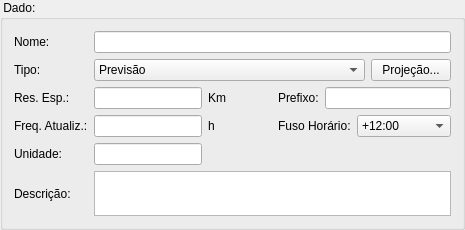
             <widget class="QGroupBox" name="groupBox_7">
              <property name="title">
               <string> Dado: </string>
              </property>
              <layout class="QGridLayout">
               <item row="0" column="0">
                <widget class="QLabel" name="label_14">
                 <property name="text">
                  <string>Nome:</string>
                 </property>
                </widget>
               </item>
               <item row="0" column="1" colspan="7">
                <widget class="QLineEdit" name="gridFormatDataName"/>
               </item>
               <item row="1" column="0">
                <widget class="QLabel" name="label_20">
                 <property name="text">
                  <string>Tipo:</string>
                 </property>
                </widget>
               </item>
               <item row="1" column="1" colspan="6">
                <widget class="QComboBox" name="gridFormatDataType">
                 <item>
                  <property name="text">
                   <string>Previsão</string>
                  </property>
                 </item>
                 <item>
                  <property name="text">
                   <string>Observação</string>
                  </property>
                 </item>
                 <item>
                  <property name="text">
                   <string>Outros</string>
                  </property>
                 </item>
                </widget>
               </item>
               <item row="1" column="7">
                <widget class="QPushButton" name="projectionGridBtn">
                 <property name="toolTip">
                  <string>&lt;html&gt;&lt;head&gt;&lt;meta name=&quot;qrichtext&quot; content=&quot;1&quot; /&gt;&lt;style type=&quot;text/css&quot;&gt;
p, li { white-space: pre-wrap; }
&lt;/style&gt;&lt;/head&gt;&lt;body style=&quot; font-family:'MS Shell Dlg 2'; font-size:8.25pt; font-weight:400; font-style:normal;&quot;&gt;
&lt;p style=&quot; margin-top:0px; margin-bottom:0px; margin-left:0px; margin-right:0px; -qt-block-indent:0; text-indent:0px;&quot;&gt;Alterar a projeção dos dados&lt;/p&gt;&lt;/body&gt;&lt;/html&gt;</string>
                 </property>
                 <property name="text">
                  <string>Projeção...</string>
                 </property>
                 <property name="icon">
                  <iconset resource="icons.qrc">
                   <normaloff>:/global/icons/PROJECAO.png</normaloff>:/global/icons/PROJECAO.png</iconset>
                 </property>
                </widget>
               </item>
               <item row="2" column="0">
                <widget class="QLabel" name="label_21">
                 <property name="text">
                  <string>Res. Esp.:</string>
                 </property>
                </widget>
               </item>
               <item row="2" column="1">
                <widget class="QLineEdit" name="gridFormatDataResolution"/>
               </item>
               <item row="2" column="2">
                <widget class="QLabel" name="label_53">
                 <property name="text">
                  <string>Km</string>
                 </property>
                </widget>
               </item>
               <item row="2" column="3">
                <spacer>
                 <property name="orientation">
                  <enum>Qt::Horizontal</enum>
                 </property>
                 <property name="sizeHint" stdset="0">
                  <size>
                   <width>40</width>
                   <height>20</height>
                  </size>
                 </property>
                </spacer>
               </item>
               <item row="2" column="4">
                <widget class="QLabel" name="label_55">
                 <property name="text">
                  <string>Prefixo:</string>
                 </property>
                </widget>
               </item>
               <item row="2" column="5" colspan="3">
                <widget class="QLineEdit" name="gridFormatDataPrefix"/>
               </item>
               <item row="3" column="0">
                <widget class="QLabel" name="label_22">
                 <property name="text">
                  <string>Freq. Atualiz.:</string>
                 </property>
                </widget>
               </item>
               <item row="3" column="1">
                <widget class="QLineEdit" name="gridFormatDataFrequency"/>
               </item>
               <item row="3" column="2">
                <widget class="QLabel" name="label_54">
                 <property name="text">
                  <string>h</string>
                 </property>
                </widget>
               </item>
               <item row="3" column="3">
                <spacer>
                 <property name="orientation">
                  <enum>Qt::Horizontal</enum>
                 </property>
                 <property name="sizeHint" stdset="0">
                  <size>
                   <width>40</width>
                   <height>20</height>
                  </size>
                 </property>
                </spacer>
               </item>
               <item row="3" column="4" colspan="2">
                <widget class="QLabel" name="label_56">
                 <property name="text">
                  <string>Fuso Horário:</string>
                 </property>
                </widget>
               </item>
               <item row="3" column="6" colspan="2">
                <widget class="QComboBox" name="gridFormatDataTimeZoneCmb">
                 <property name="currentIndex">
                  <number>0</number>
                 </property>
                 <item>
                  <property name="text">
                   <string>+12:00</string>
                  </property>
                 </item>
                 <item>
                  <property name="text">
                   <string>+11:00</string>
                  </property>
                 </item>
                 <item>
                  <property name="text">
                   <string>+10:00</string>
                  </property>
                 </item>
                 <item>
                  <property name="text">
                   <string>+09:00</string>
                  </property>
                 </item>
                 <item>
                  <property name="text">
                   <string>+08:00</string>
                  </property>
                 </item>
                 <item>
                  <property name="text">
                   <string>+07:00</string>
                  </property>
                 </item>
                 <item>
                  <property name="text">
                   <string>+06:00</string>
                  </property>
                 </item>
                 <item>
                  <property name="text">
                   <string>+05:00</string>
                  </property>
                 </item>
                 <item>
                  <property name="text">
                   <string>+04:00</string>
                  </property>
                 </item>
                 <item>
                  <property name="text">
                   <string>+03:00</string>
                  </property>
                 </item>
                 <item>
                  <property name="text">
                   <string>+02:00</string>
                  </property>
                 </item>
                 <item>
                  <property name="text">
                   <string>+01:00</string>
                  </property>
                 </item>
                 <item>
                  <property name="text">
                   <string>+00:00</string>
                  </property>
                 </item>
                 <item>
                  <property name="text">
                   <string>-01:00</string>
                  </property>
                 </item>
                 <item>
                  <property name="text">
                   <string>-02:00</string>
                  </property>
                 </item>
                 <item>
                  <property name="text">
                   <string>-03:00</string>
                  </property>
                 </item>
                 <item>
                  <property name="text">
                   <string>-04:00</string>
                  </property>
                 </item>
                 <item>
                  <property name="text">
                   <string>-05:00</string>
                  </property>
                 </item>
                 <item>
                  <property name="text">
                   <string>-06:00</string>
                  </property>
                 </item>
                 <item>
                  <property name="text">
                   <string>-07:00</string>
                  </property>
                 </item>
                 <item>
                  <property name="text">
                   <string>-08:00</string>
                  </property>
                 </item>
                 <item>
                  <property name="text">
                   <string>-09:00</string>
                  </property>
                 </item>
                 <item>
                  <property name="text">
                   <string>-10:00</string>
                  </property>
                 </item>
                 <item>
                  <property name="text">
                   <string>-11:00</string>
                  </property>
                 </item>
                 <item>
                  <property name="text">
                   <string>-12:00</string>
                  </property>
                 </item>
                </widget>
               </item>
               <item row="5" column="0">
                <widget class="QLabel" name="label_18">
                 <property name="text">
                  <string>Descrição:</string>
                 </property>
                </widget>
               </item>
               <item row="5" column="1" colspan="7">
                <widget class="QTextEdit" name="gridFormatDataDescription">
                 <property name="maximumSize">
                  <size>
                   <width>16777215</width>
                   <height>45</height>
                  </size>
                 </property>
                </widget>
               </item>
               <item row="4" column="0">
                <widget class="QLabel" name="label_82">
                 <property name="text">
                  <string>Unidade:</string>
                 </property>
                </widget>
               </item>
               <item row="4" column="1">
                <widget class="QLineEdit" name="gridFormatDataUnit"/>
               </item>
              </layout>
             </widget>
